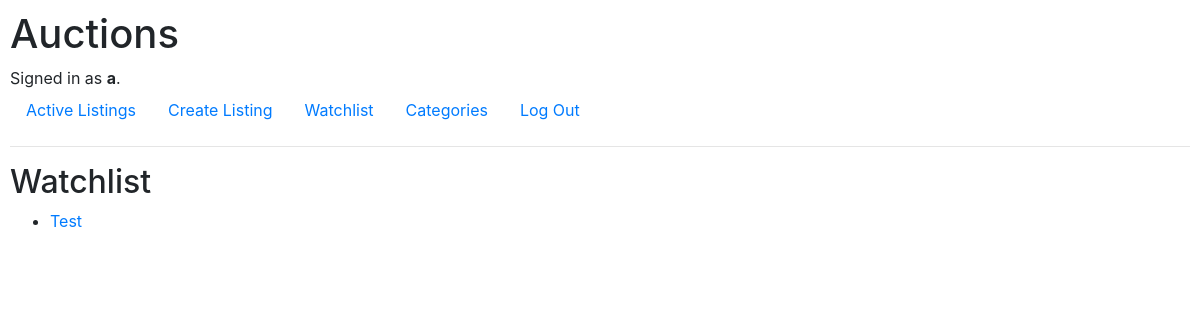
The page /watchlist (signed in) on the database as committed earlier.
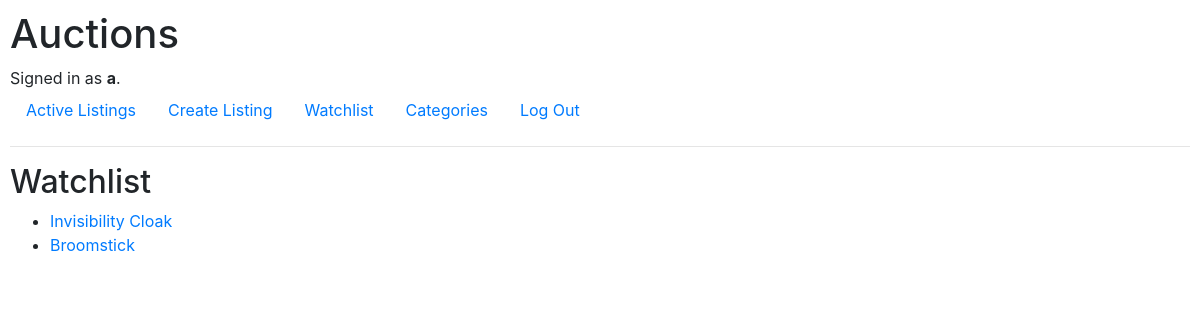
The same page on the database as committed later.
### auctions/models.py (models this page shows, shortened)
class Watchlist(models.Model):
    item = models.ForeignKey(Listing, on_delete=models.CASCADE)
    user = models.ForeignKey(User, on_delete=models.CASCADE)

class Listing(models.Model):
    item = models.CharField(max_length=64)
    price = models.FloatField()
    currency = models.CharField(max_length=3)
    image = models.ImageField(upload_to="uploads/images", blank=True)
    image_url = models.URLField(blank=True)
    description = models.CharField(max_length=256, blank=True)
    category = models.ForeignKey(Category, on_delete=models.CASCADE)
    created = models.DateTimeField(auto_now=True)
    created_by = models.ForeignKey(User, on_delete=models.CASCADE)

### auctions/views.py (the view)
# urls.py: path("watchlist", views.watchlist, name="watchlist"),
def watchlist(request):
    if request.method == "POST":
        form = WatchlistForm(request.POST)
        if form.is_valid():
            if form.cleaned_data["delete"]:
                Watchlist.objects.filter(
                    item=form.cleaned_data["item"], user=request.user).delete()
            else:
                obj = form.save(commit=False)
                obj.user = request.user
                obj.save()
            return HttpResponseRedirect(reverse("listing", args=[form.cleaned_data["item"].id]))
    else:
        watchlist = Watchlist.objects.filter(user=request.user)
        return render(request, "auctions/watchlist.html", {
            "watchlist": watchlist
        })

### auctions/templates/auctions/watchlist.html
{% extends "auctions/layout.html" %}
{% block body %}
    <h2>Watchlist</h2>
    <ul>
        {% for wl in watchlist %}
        <li><a href="listing/{{ wl.item.id }}">{{ wl.item.item }}</a></li>
        {% endfor %}
    </ul>
{% endblock %}

Rows that differ between the two databases and show on the page:
removed Watchlist: item.item "Test"
added Watchlist: item.item "Invisibility Cloak"
added Watchlist: item.item "Broomstick"
